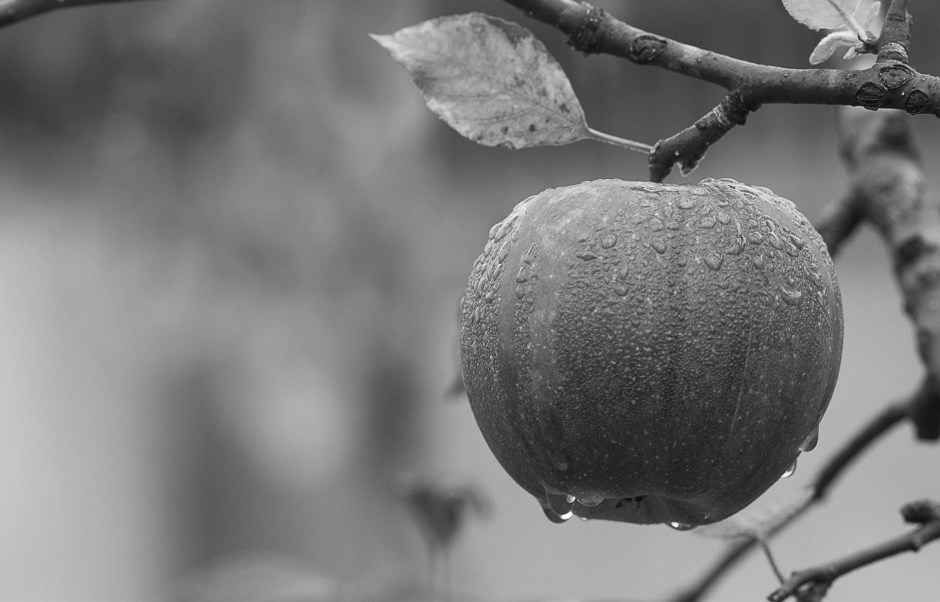
%> input picture Metamerism/apple.jpeg, 1880 x 1204 px (shown at 1/2 size)
$ octave class7Script.m   (GNU Octave 9; MATLAB toolbox functions it lacks are replaced by stand-ins)
%> lines starting %> are read from the running program, lines starting %| are printed output that depends on the picture
### Metamerism/getConeResp.m
function [sResp, mResp, lResp] = getConeResp(wavelength, profile);

sSel = normpdf(wavelength, 445, 20)/normpdf(445, 445, 20);
mSel = normpdf(wavelength, 545, 35)/normpdf(545, 545, 35);
lSel = normpdf(wavelength, 565, 40)/normpdf(565, 565, 40);

sResp = sum(profile.*sSel);
mResp = 0;
lResp = sum(profile.*lSel);

### Metamerism/giveOriFilt.m

function [filt] = giveOriFilt(imSizeDeg, pixSizeDeg, prefSf, prefOri, dOrder, aRatio)

% [12 lines of commented-out code are left out]


pixPerDeg = 1/pixSizeDeg;
npts2     = round(0.5*imSizeDeg*pixPerDeg);
psfPixels = 2*npts2*prefSf/pixPerDeg;                                      % convert peak sf from cycles/degree to pixels
sx        = psfPixels/max(sqrt(dOrder), 0.01);                             % MAGIC
sy        = sx/aRatio;
[X,Y]     = meshgrid(-npts2:npts2, -npts2:npts2);
rX        = cos(prefOri)*X+sin(prefOri)*Y;
rY        = -sin(prefOri)*X+cos(prefOri)*Y;
ffilt     = exp(-(rX.^2/(2*sx^2) + rY.^2/(2*sy^2))) .* (-sqrt(-1)*rX).^dOrder;
filt      = real(fftshift(ifft2(ifftshift(ffilt))));

### Metamerism/class7Script.m
% Start with a clean slate
clc
clear all
close all

% L1 – L3
% Specify the wavelength spectrum sampling
wavelengthVec = linspace(350, 750, 401);

% Specify the amplitude of the stimulus reflected light
% white light
whiteLightAmp = ones(size(wavelengthVec));

% 500 nm light
nm500LightAmp           = zeros(size(wavelengthVec));
[~, ind500nm]           = min(abs(wavelengthVec - 500));
nm500LightAmp(ind500nm) = 1;

% Get the relative response strength of each cone subtype
[sConeRespWL, mConeRespWL, lConeRespWL]    = getConeResp(wavelengthVec, whiteLightAmp);
[sConeResp500, mConeResp500, lConeResp500] = getConeResp(wavelengthVec, nm500LightAmp);


% Plot response histogram
figure(1)
subplot(2,2,1)
plot(wavelengthVec, whiteLightAmp, 'k-')
hold on, box off, axis square
xlabel('Wavelength (nm)')
ylabel('Light amplitude')

subplot(2,2,2)
bar([1 2 3], [sConeRespWL, mConeRespWL, lConeRespWL])
hold on, box off, axis square
xlabel('Cone type (s, m, l)')
ylabel('Response (a.u.)')

subplot(2,2,3)
plot(wavelengthVec, nm500LightAmp, 'k-')
hold on, box off, axis square
xlabel('Wavelength (nm)')
ylabel('Light amplitude')

subplot(2,2,4)
bar([1 2 3], [sConeResp500, mConeResp500, lConeResp500])
hold on, box off, axis square
xlabel('Cone type (s, m, l)')
ylabel('Response (a.u.)')
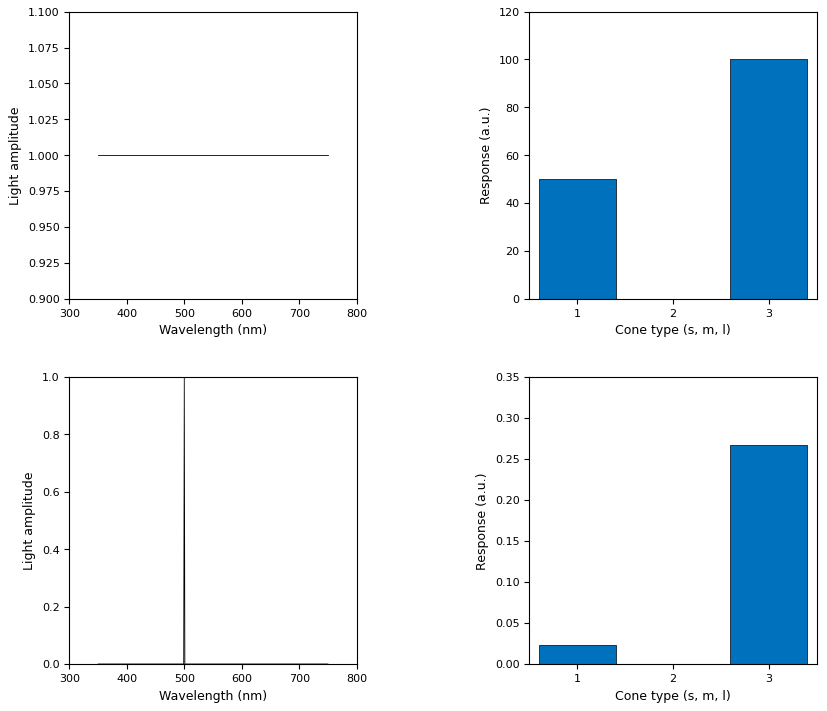
%> figure redrawn from the program's plot data, 4 panels; panel 2: tallest bar 100.3 high, from x = 2.6 to 3.4; panel 3: curve peaks at x = 500, y = 1; panel 4: tallest bar 0.267 high, from x = 2.6 to 3.4


% L4
% Load image
natImage = double(imread('apple.jpeg'))/255;
%> natImage: size 1204x1880 double; min 0, max 1, mean 0.475

% Filter Constants
imSizeDeg   = 2;
pixSizeDeg  = .01;
filtPrefSf  = 1.5;
filtPrefOri = [0 pi/2];
filtAR      = 2;
filtDO      = 2;

% Specify two Gaussian derivative filters
[filtV] = giveOriFilt(imSizeDeg, pixSizeDeg, filtPrefSf, filtPrefOri(1), filtDO, filtAR);
[filtH] = giveOriFilt(imSizeDeg, pixSizeDeg, filtPrefSf, filtPrefOri(2), filtDO, filtAR);

% Compute filter responses for image center
patchRows    = round(size(natImage, 1)/2) - floor(size(filtV, 1)/2) : round(size(natImage, 1)/2) + floor(size(filtV, 1)/2);
%> patchRows = 201 values from 502 to 702
patchColumns = round(size(natImage, 2)/2) - floor(size(filtV, 2)/2) : round(size(natImage, 2)/2) + floor(size(filtV, 2)/2);
%> patchColumns = 201 values from 840 to 1040
framePatch   = natImage(patchRows, patchColumns);
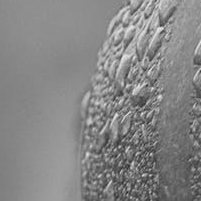
%> framePatch: size 201x201 double; min 0.18, max 0.906, mean 0.524
respFiltV    = squeeze(sum(sum((framePatch - mean(framePatch(:))).*filtV, 1), 2));
%> respFiltV = -0.0284
respFiltH    = squeeze(sum(sum((framePatch - mean(framePatch(:))).*filtH, 1), 2));
%> respFiltH = -0.00575

% Plot results
figure(2)
subplot(2,2,1)
imagesc(filtV), colormap('gray'), hold on, box off, axis off, axis square

subplot(2,2,2)
imagesc(filtH), colormap('gray'), hold on, box off, axis off, axis square

subplot(2,2,3)
imagesc(natImage(patchRows, patchColumns)), colormap('gray'), hold on, box off, axis off, axis square
title('Central image patch')

subplot(2,2,4)
bar([1, 2], [respFiltV, respFiltH])
hold on, box off, axis square
xlabel('Gaussian derivative filter (V, H)')
ylabel('Response (a.u.)')
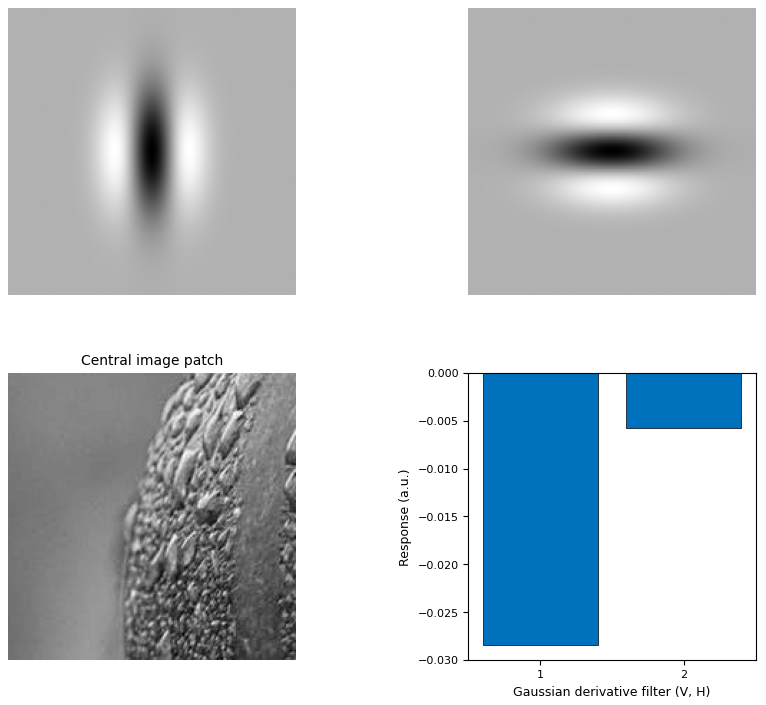
%> figure redrawn from the program's plot data, 4 panels
